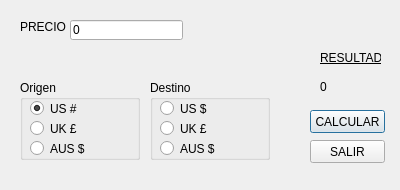
<?xml version="1.0" encoding="UTF-8"?>
<ui version="4.0">
 <class>Dialog</class>
 <widget class="QDialog" name="Dialog">
  <property name="geometry">
   <rect>
    <x>0</x>
    <y>0</y>
    <width>400</width>
    <height>190</height>
   </rect>
  </property>
  <property name="windowTitle">
   <string>Dialog</string>
  </property>
  <widget class="QLabel" name="lb_convert">
   <property name="geometry">
    <rect>
     <x>20</x>
     <y>20</y>
     <width>47</width>
     <height>13</height>
    </rect>
   </property>
   <property name="text">
    <string>PRECIO</string>
   </property>
  </widget>
  <widget class="QLabel" name="lb_Result">
   <property name="geometry">
    <rect>
     <x>320</x>
     <y>50</y>
     <width>61</width>
     <height>16</height>
    </rect>
   </property>
   <property name="font">
    <font>
     <underline>true</underline>
    </font>
   </property>
   <property name="text">
    <string>RESULTADO</string>
   </property>
  </widget>
  <widget class="QLabel" name="LbTxtResult">
   <property name="geometry">
    <rect>
     <x>320</x>
     <y>80</y>
     <width>47</width>
     <height>13</height>
    </rect>
   </property>
   <property name="text">
    <string>0</string>
   </property>
  </widget>
  <widget class="QPushButton" name="pbConvert">
   <property name="geometry">
    <rect>
     <x>310</x>
     <y>110</y>
     <width>75</width>
     <height>23</height>
    </rect>
   </property>
   <property name="text">
    <string>CALCULAR</string>
   </property>
  </widget>
  <widget class="QPushButton" name="pbExit">
   <property name="geometry">
    <rect>
     <x>310</x>
     <y>140</y>
     <width>75</width>
     <height>23</height>
    </rect>
   </property>
   <property name="text">
    <string>SALIR</string>
   </property>
  </widget>
  <widget class="QGroupBox" name="groupBox">
   <property name="geometry">
    <rect>
     <x>20</x>
     <y>80</y>
     <width>120</width>
     <height>80</height>
    </rect>
   </property>
   <property name="title">
    <string>Origen</string>
   </property>
   <widget class="QRadioButton" name="FromUS">
    <property name="geometry">
     <rect>
      <x>10</x>
      <y>20</y>
      <width>82</width>
      <height>17</height>
     </rect>
    </property>
    <property name="text">
     <string>US #</string>
    </property>
    <property name="checked">
     <bool>true</bool>
    </property>
   </widget>
   <widget class="QRadioButton" name="FromUK">
    <property name="geometry">
     <rect>
      <x>10</x>
      <y>40</y>
      <width>82</width>
      <height>17</height>
     </rect>
    </property>
    <property name="text">
     <string>UK £ </string>
    </property>
   </widget>
   <widget class="QRadioButton" name="FromAUS">
    <property name="geometry">
     <rect>
      <x>10</x>
      <y>60</y>
      <width>82</width>
      <height>17</height>
     </rect>
    </property>
    <property name="text">
     <string>AUS $</string>
    </property>
   </widget>
  </widget>
  <widget class="QGroupBox" name="groupBox_2">
   <property name="geometry">
    <rect>
     <x>150</x>
     <y>80</y>
     <width>120</width>
     <height>80</height>
    </rect>
   </property>
   <property name="title">
    <string>Destino</string>
   </property>
   <widget class="QRadioButton" name="ToUS">
    <property name="geometry">
     <rect>
      <x>10</x>
      <y>20</y>
      <width>82</width>
      <height>17</height>
     </rect>
    </property>
    <property name="text">
     <string>US $</string>
    </property>
   </widget>
   <widget class="QRadioButton" name="ToUK">
    <property name="geometry">
     <rect>
      <x>10</x>
      <y>40</y>
      <width>82</width>
      <height>17</height>
     </rect>
    </property>
    <property name="text">
     <string>UK £ </string>
    </property>
   </widget>
   <widget class="QRadioButton" name="ToAUS">
    <property name="geometry">
     <rect>
      <x>10</x>
      <y>60</y>
      <width>82</width>
      <height>17</height>
     </rect>
    </property>
    <property name="text">
     <string>AUS $</string>
    </property>
   </widget>
  </widget>
  <widget class="QLineEdit" name="amount">
   <property name="geometry">
    <rect>
     <x>70</x>
     <y>20</y>
     <width>113</width>
     <height>20</height>
    </rect>
   </property>
   <property name="text">
    <string>0</string>
   </property>
  </widget>
 </widget>
 <resources/>
 <connections/>
</ui>
